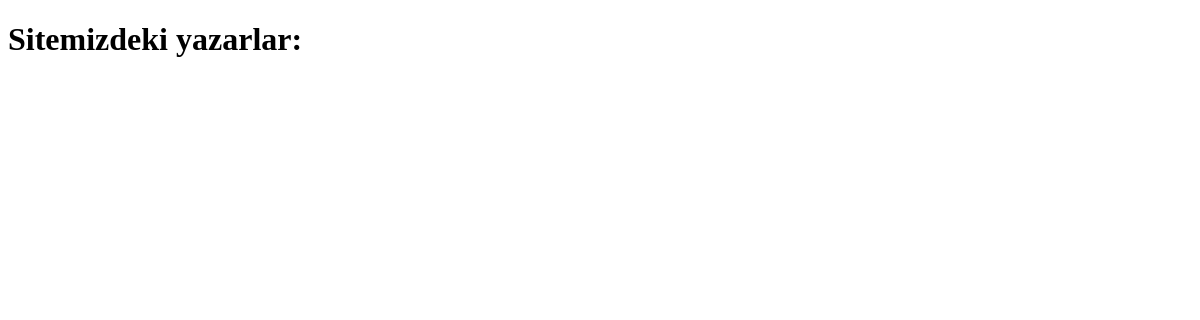
The page /books/authors/ on the database as committed earlier.
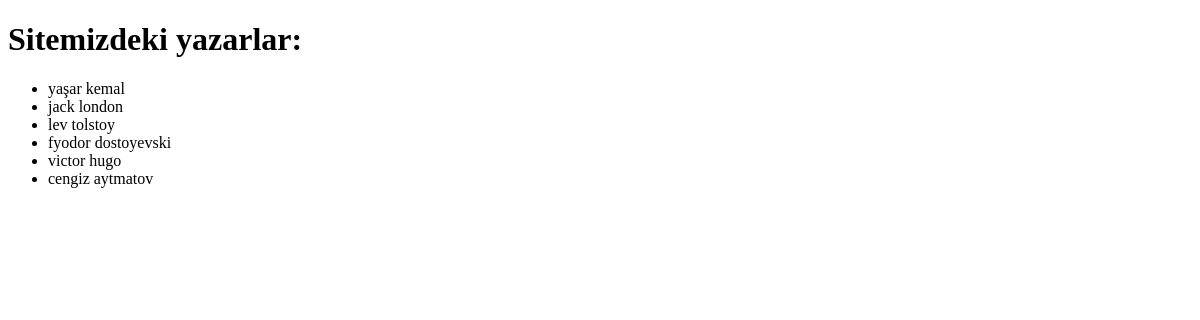
The same page on the database as committed later.
### books/models.py (models this page shows, shortened)
class Author(models.Model):
    name = models.CharField(max_length=100)
    slug = models.SlugField(max_length=100, unique=True, blank=True, null=True, default=None)
    image = models.ImageField(upload_to="image", default="")
    biography = models.TextField(max_length=1000, blank=True, null=True)
    def __str__(self):
        return self.name
    class Meta:
        verbose_name = "Yazar"
        verbose_name_plural = "Yazarlar"

### books/views.py (the view)
# urls.py: path("authors/", views.authors, name="authors"),
def authors(request):
    authors = Author.objects.all()
    context = {"authors": authors}
    return render(request, "books/authors.html", context)

### books/templates/books/authors.html (shortened to what this page needs)
<!DOCTYPE html>
<html lang="en">
<head>
</head>
<body>
    <h1>Sitemizdeki yazarlar:</h1>
    <p>
        <ul>
            {% for author in authors %}
                <li>{{ author }}</li>
            {% endfor %}
        </ul>
    </p>
</body>
</html>

Rows that differ between the two databases and show on the page:
added Author: name "yaşar kemal"
added Author: name "jack london"
added Author: name "lev tolstoy"
added Author: name "fyodor dostoyevski"
added Author: name "victor hugo"
added Author: name "cengiz aytmatov"
